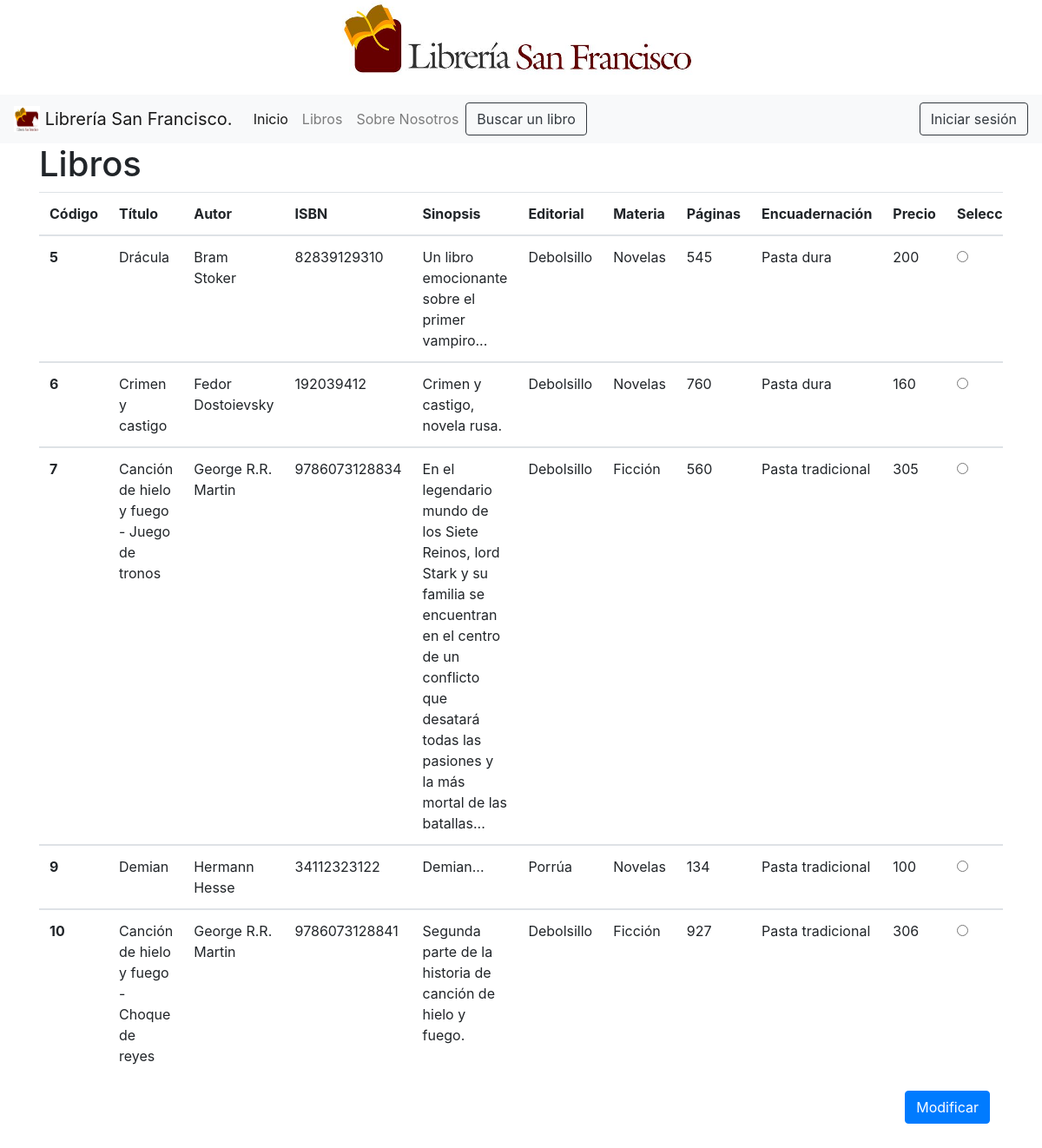
/modificar_libros.php, run on an earlier commit of the app's database.
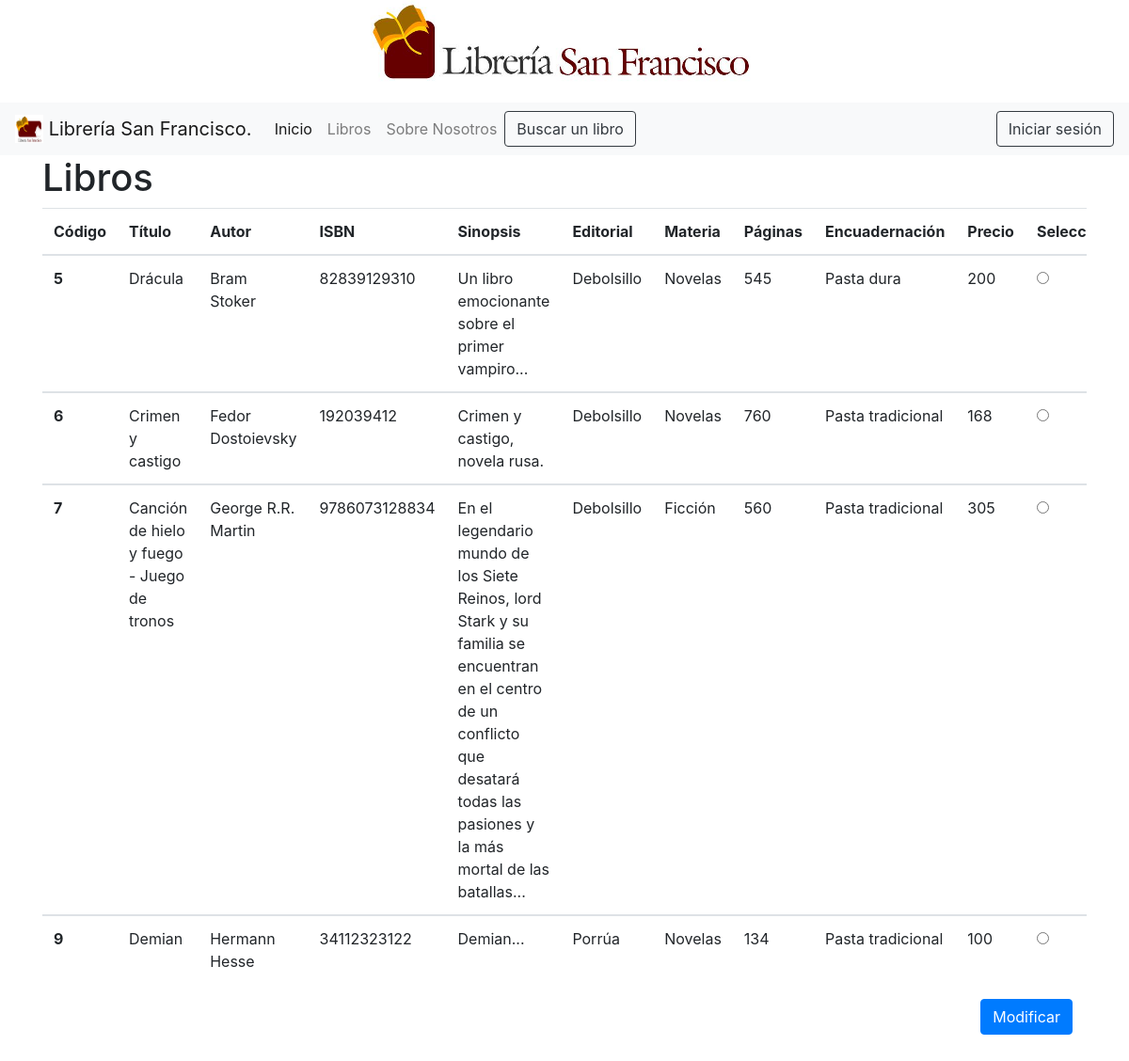
And on a later commit of the database.
### tables this page shows
CREATE TABLE `libros` (
  `codigo` int(11) NOT NULL,
  `titulo` varchar(50) NOT NULL,
  `autor` varchar(50) NOT NULL,
  `isbn` varchar(25) NOT NULL,
  `sinopsis` varchar(500) NOT NULL,
  `editorial` varchar(50) NOT NULL,
  `materia` varchar(50) NOT NULL,
  `paginas` int(11) NOT NULL,
  `encuadernacion` varchar(25) NOT NULL,
  `precio` int(11) NOT NULL
);

### modificar_libros.php (the view, shortened to what this page needs)
<?php
require 'conexion.php';
$sql = "SELECT * FROM libros";
$resultado = $conexion->query($sql);
?>
<!DOCTYPE html>
<html>
<head>
</head>
<body>
	<?php include 'navbar.php'; ?>
	<div class="container" style="margin:auto;">
                <h1>Libros</h1>
                <form action="modificando_libro.php" method="post">
                    <table class="table table-responsive">
                        <thead>
                            <tr>
                                <th scope="col">Código</th>
                                <th scope="col">Título</th>
                                <th scope="col">Autor</th>
                                <th scope="col">ISBN</th>
                                <th scope="col">Sinopsis</th>
                                <th scope="col">Editorial</th>
                                <th scope="col">Materia</th>
                                <th scope="col">Páginas</th>
                                <th scope="col">Encuadernación</th>
                                <th scope="col">Precio</th>
                                <th scope="col">Selecc.</th>
                            </tr>
                        </thead>
                        <?php while($row = $resultado->fetch_assoc()):?>
                        <?php
                        	$codigo = $row["codigo"];
                            $titulo = $row["titulo"];
                            $autor = $row["autor"];
                            $isbn = $row["isbn"];
                            $sinopsis = $row["sinopsis"];
                            $editorial = $row["editorial"];
                            $materia = $row["materia"];
                            $paginas = $row["paginas"];
                            $encuadernacion = $row["encuadernacion"];
                            $precio = $row["precio"];
                        ?>
                        <tbody>
                            <tr>
                                <th scope="row"><?php echo $codigo ?></th>
                                <td><?php echo $titulo ?></td>
                                <td><?php echo $autor ?></td>
                                <td><?php echo $isbn ?></td>
                                <td><?php echo $sinopsis ?></td>
                                <td><?php echo $editorial ?></td>
                                <td><?php echo $materia ?></td>
                                <td><?php echo $paginas ?></td>
                                <td><?php echo $encuadernacion ?></td>
                                <td><?php echo $precio ?></td>
                                <td><input type="radio" value="<?php echo $codigo ?>" name="seleccion"></td>
                            </tr>
                            <?php endwhile; ?>
                        </tbody>
                    </table>
                    <div class="container" align="right">
                    	<button type="submit" class="btn btn-primary" name="send">Modificar</button>
                    </div>
                </form>
            </div>
</body>
</html>

What changed in the data, as far as the page shows it:
removed libros: codigo "10", titulo "Canción de hielo y fuego - Choque de reyes", autor "George R.R. Martin", isbn "9786073128841", sinopsis "Segunda parte de la historia de canción de hielo y fuego.", editorial "Debolsillo", materia "Ficción", paginas "927", encuadernacion "Pasta tradicional", precio "306"
changed libros "Crimen y castigo": encuadernacion "Pasta dura" → "Pasta tradicional"; precio "160" → "168"
